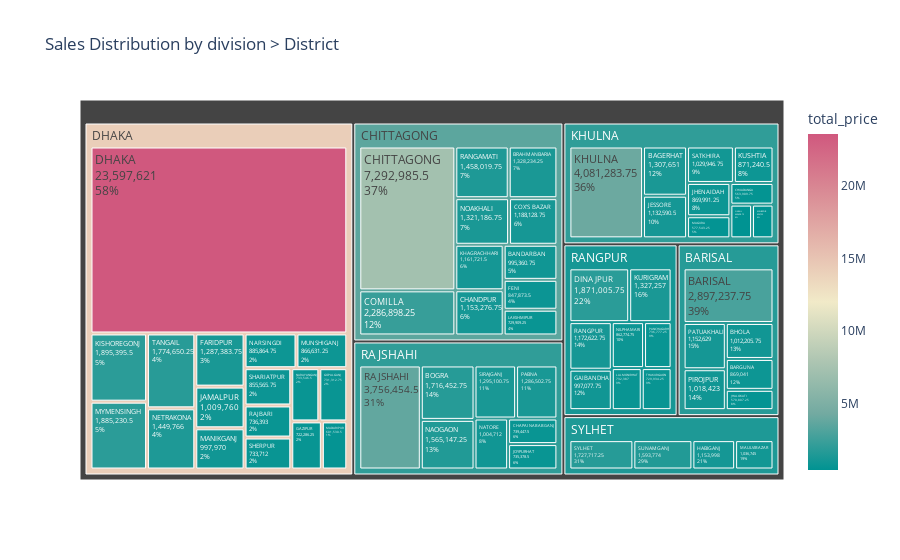

Notebook source saved alongside this figure:
### Code cell
# Create aggregated data
hierarchy_data = df.groupby(['division', 'district'])['total_price'].sum().reset_index()

fig = px.treemap(
    hierarchy_data,
    path=['division', 'district'],
    values='total_price',
    title='Sales Distribution by division > District ',
    color='total_price',
    color_continuous_scale='Tealrose'
)
fig.update_traces(textinfo="label+value+percent parent")
fig.show()

### Figure 1 — Plotly figure (JSON) as saved in the notebook; plotly's stock layout.template omitted (floating-point values rounded to 4 significant figures)
{"data": [{"branchvalues": "total", "customdata": [[869000.0], [2897000.0], [1012000.0], [570800.0], [1153000.0], [1018000.0], [995400.0], [1328000.0], [1153000.0], [7293000.0], [2287000.0], [1188000.0], [847900.0], [1162000.0], [729900.0], [1321000.0], [1458000.0], [23600000.0], [1287000.0], [722300.0], [731300.0], [1010000.0], [1895000.0], [601500.0], [998000.0], [866600.0], [1885000.0], [733500.0], [885900.0], [1450000.0], [736400.0], [855600.0], [733700.0], [1775000.0], [1308000.0], [563900.0], [1133000.0], [870000.0], [4081000.0], [871200.0], [577500.0], [436800.0], [440700.0], [1030000.0], [1716000.0], [739400.0], [735400.0], [1565000.0], [1005000.0], [1287000.0], [3756000.0], [1295000.0], [1871000.0], [997100.0], [1327000.0], [732400.0], [862800.0], [736800.0], [1173000.0], [729900.0], [1154000.0], [1037000.0], [1594000.0], [1728000.0], [1711000.0], [3561000.0], [14180000.0], [2057000.0], [2061000.0], [1185000.0], [1439000.0]], "domain": {"x": [0, 1], "y": [0, 1]}, "hovertemplate": "labels=%{label}<br>total_price_sum=%{value}<br>parent=%{parent}<br>id=%{id}<br>total_price=%{color}<extra></extra>", "ids": ["BARISAL/BARGUNA", "BARISAL/BARISAL", "BARISAL/BHOLA", "BARISAL/JHALOKATI", "BARISAL/PATUAKHALI", "BARISAL/PIROJPUR", "CHITTAGONG/BANDARBAN", "CHITTAGONG/BRAHMANBARIA", "CHITTAGONG/CHANDPUR", "CHITTAGONG/CHITTAGONG", "CHITTAGONG/COMILLA", "CHITTAGONG/COX'S BAZAR", "CHITTAGONG/FENI", "CHITTAGONG/KHAGRACHHARI", "CHITTAGONG/LAKSHMIPUR", "CHITTAGONG/NOAKHALI", "CHITTAGONG/RANGAMATI", "DHAKA/DHAKA", "DHAKA/FARIDPUR", "DHAKA/GAZIPUR", "DHAKA/GOPALGANJ", "DHAKA/JAMALPUR", "DHAKA/KISHOREGONJ", "DHAKA/MADARIPUR", "DHAKA/MANIKGANJ", "DHAKA/MUNSHIGANJ", "DHAKA/MYMENSINGH", "DHAKA/NARAYANGANJ", "DHAKA/NARSINGDI", "DHAKA/NETRAKONA", "DHAKA/RAJBARI", "DHAKA/SHARIATPUR", "DHAKA/SHERPUR", "DHAKA/TANGAIL", "KHULNA/BAGERHAT", "KHULNA/CHUADANGA", "KHULNA/JESSORE", "KHULNA/JHENAIDAH", "KHULNA/KHULNA", "KHULNA/KUSHTIA", "KHULNA/MAGURA", "KHULNA/MEHERPUR", "KHULNA/NARAIL", "KHULNA/SATKHIRA", "RAJSHAHI/BOGRA", "RAJSHAHI/CHAPAI NABABGANJ", "RAJSHAHI/JOYPURHAT", "RAJSHAHI/NAOGAON", "RAJSHAHI/NATORE", "RAJSHAHI/PABNA", "RAJSHAHI/RAJSHAHI", "RAJSHAHI/SIRAJGANJ", "RANGPUR/DINAJPUR", "RANGPUR/GAIBANDHA", "RANGPUR/KURIGRAM", "RANGPUR/LALMONIRHAT", "RANGPUR/NILPHAMARI", "RANGPUR/PANCHAGARH", "RANGPUR/RANGPUR", "RANGPUR/THAKURGAON", "SYLHET/HABIGANJ", "SYLHET/MAULVIBAZAR", "SYLHET/SUNAMGANJ", "SYLHET/SYLHET", "BARISAL", "CHITTAGONG", "DHAKA", "KHULNA", "RAJSHAHI", "RANGPUR", "SYLHET"], "labels": ["BARGUNA", "BARISAL", "BHOLA", "JHALOKATI", "PATUAKHALI", "PIROJPUR", "BANDARBAN", "BRAHMANBARIA", "CHANDPUR", "CHITTAGONG", "COMILLA", "COX'S BAZAR", "FENI", "KHAGRACHHARI", "LAKSHMIPUR", "NOAKHALI", "RANGAMATI", "DHAKA", "FARIDPUR", "GAZIPUR", "GOPALGANJ", "JAMALPUR", "KISHOREGONJ", "MADARIPUR", "MANIKGANJ", "MUNSHIGANJ", "MYMENSINGH", "NARAYANGANJ", "NARSINGDI", "NETRAKONA", "RAJBARI", "SHARIATPUR", "SHERPUR", "TANGAIL", "BAGERHAT", "CHUADANGA", "JESSORE", "JHENAIDAH", "KHULNA", "KUSHTIA", "MAGURA", "MEHERPUR", "NARAIL", "SATKHIRA", "BOGRA", "CHAPAI NABABGANJ", "JOYPURHAT", "NAOGAON", "NATORE", "PABNA", "RAJSHAHI", "SIRAJGANJ", "DINAJPUR", "GAIBANDHA", "KURIGRAM", "LALMONIRHAT", "NILPHAMARI", "PANCHAGARH", "RANGPUR", "THAKURGAON", "HABIGANJ", "MAULVIBAZAR", "SUNAMGANJ", "SYLHET", "BARISAL", "CHITTAGONG", "DHAKA", "KHULNA", "RAJSHAHI", "RANGPUR", "SYLHET"], "marker": {"coloraxis": "coloraxis", "colors": [869000.0, 2897000.0, 1012000.0, 570800.0, 1153000.0, 1018000.0, 995400.0, 1328000.0, 1153000.0, 7293000.0, 2287000.0, 1188000.0, 847900.0, 1162000.0, 729900.0, 1321000.0, 1458000.0, 23600000.0, 1287000.0, 722300.0, 731300.0, 1010000.0, 1895000.0, 601500.0, 998000.0, 866600.0, 1885000.0, 733500.0, 885900.0, 1450000.0, 736400.0, 855600.0, 733700.0, 1775000.0, 1308000.0, 563900.0, 1133000.0, 870000.0, 4081000.0, 871200.0, 577500.0, 436800.0, 440700.0, 1030000.0, 1716000.0, 739400.0, 735400.0, 1565000.0, 1005000.0, 1287000.0, 3756000.0, 1295000.0, 1871000.0, 997100.0, 1327000.0, 732400.0, 862800.0, 736800.0, 1173000.0, 729900.0, 1154000.0, 1037000.0, 1594000.0, 1728000.0, 1711000.0, 3561000.0, 14180000.0, 2057000.0, 2061000.0, 1185000.0, 1439000.0]}, "name": "", "parents": ["BARISAL", "BARISAL", "BARISAL", "BARISAL", "BARISAL", "BARISAL", "CHITTAGONG", "CHITTAGONG", "CHITTAGONG", "CHITTAGONG", "CHITTAGONG", "CHITTAGONG", "CHITTAGONG", "CHITTAGONG", "CHITTAGONG", "CHITTAGONG", "CHITTAGONG", "DHAKA", "DHAKA", "DHAKA", "DHAKA", "DHAKA", "DHAKA", "DHAKA", "DHAKA", "DHAKA", "DHAKA", "DHAKA", "DHAKA", "DHAKA", "DHAKA", "DHAKA", "DHAKA", "DHAKA", "KHULNA", "KHULNA", "KHULNA", "KHULNA", "KHULNA", "KHULNA", "KHULNA", "KHULNA", "KHULNA", "KHULNA", "RAJSHAHI", "RAJSHAHI", "RAJSHAHI", "RAJSHAHI", "RAJSHAHI", "RAJSHAHI", "RAJSHAHI", "RAJSHAHI", "RANGPUR", "RANGPUR", "RANGPUR", "RANGPUR", "RANGPUR", "RANGPUR", "RANGPUR", "RANGPUR", "SYLHET", "SYLHET", "SYLHET", "SYLHET", "", "", "", "", "", "", ""], "textinfo": "label+value+percent parent", "type": "treemap", "values": [869000.0, 2897000.0, 1012000.0, 570800.0, 1153000.0, 1018000.0, 995400.0, 1328000.0, 1153000.0, 7293000.0, 2287000.0, 1188000.0, 847900.0, 1162000.0, 729900.0, 1321000.0, 1458000.0, 23600000.0, 1287000.0, 722300.0, 731300.0, 1010000.0, 1895000.0, 601500.0, 998000.0, 866600.0, 1885000.0, 733500.0, 885900.0, 1450000.0, 736400.0, 855600.0, 733700.0, 1775000.0, 1308000.0, 563900.0, 1133000.0, 870000.0, 4081000.0, 871200.0, 577500.0, 436800.0, 440700.0, 1030000.0, 1716000.0, 739400.0, 735400.0, 1565000.0, 1005000.0, 1287000.0, 3756000.0, 1295000.0, 1871000.0, 997100.0, 1327000.0, 732400.0, 862800.0, 736800.0, 1173000.0, 729900.0, 1154000.0, 1037000.0, 1594000.0, 1728000.0, 7520000.0, 19760000.0, 40760000.0, 11310000.0, 12100000.0, 8430000.0, 5512000.0]}], "layout": {"coloraxis": {"colorbar": {"title": {"text": "total_price"}}, "colorscale": [[0, "rgb(0, 147, 146)"], [0.1667, "rgb(114, 170, 161)"], [0.3333, "rgb(177, 199, 179)"], [0.5, "rgb(241, 234, 200)"], [0.6667, "rgb(229, 185, 173)"], [0.8333, "rgb(217, 137, 148)"], [1, "rgb(208, 88, 126)"]]}, "legend": {"tracegroupgap": 0}, "title": {"text": "Sales Distribution by division > District "}}}
